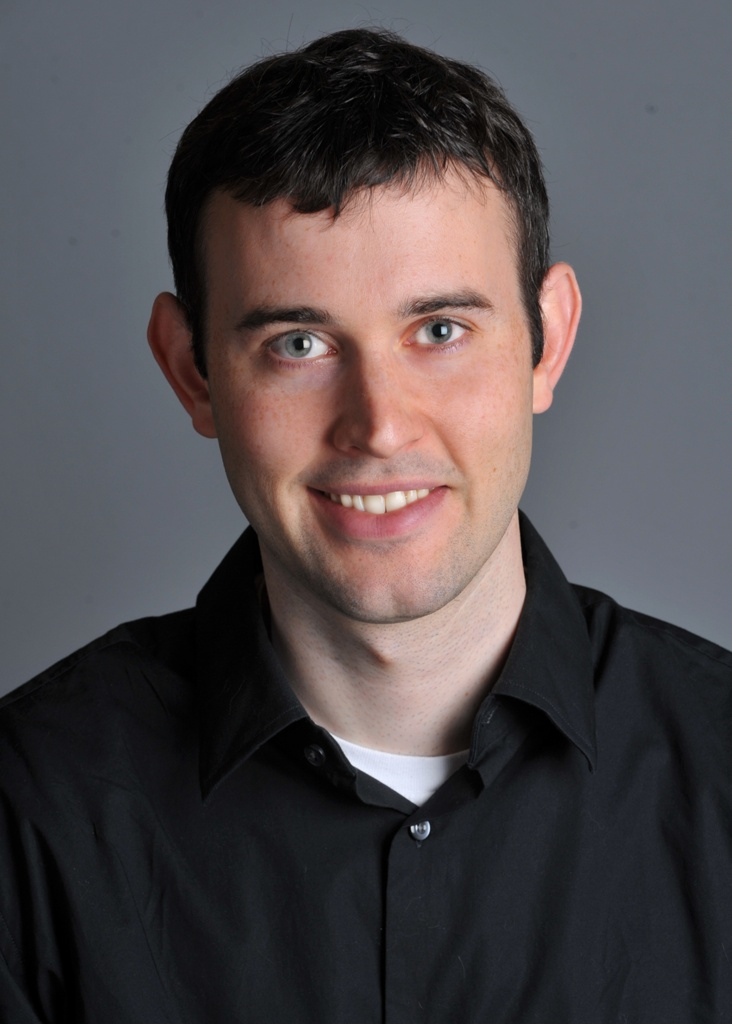
#> input picture cs180/project2/input/DerekPicture.jpg, 732 x 1024 px, found by its file name
$ python ai_interactive_app.py
#> lines starting #> are read from the running program, lines starting #| are printed output that depends on the picture
### cs180/project2/align_image_code.py
"""Lets the user click two corresponding points on each of two images,
then aligns the images so those two points overlap (matching center,
scale, and rotation), and crops both to a common size.
"""
import math

import numpy as np
import matplotlib.pyplot as plt
import skimage.transform as sktr


def get_points(im1: np.ndarray, im2: np.ndarray) -> tuple:
    print('Please select 2 points in each image for alignment.')
    plt.imshow(im1)
    p1, p2 = plt.ginput(2)
    plt.close()
    plt.imshow(im2)
    p3, p4 = plt.ginput(2)
    plt.close()
    return (p1, p2, p3, p4)


# [64 lines left out: functions recenter, find_centers, align_image_centers, rescale_images, rotate_im1, match_img_size, not called in this run]


def align_images(im1: np.ndarray, im2: np.ndarray) -> tuple:
    pts = get_points(im1, im2)
    im1, im2 = align_image_centers(im1, im2, pts)
    im1, im2 = rescale_images(im1, im2, pts)
    im1, angle = rotate_im1(im1, pts)
    im1, im2 = match_img_size(im1, im2)
    return im1, im2


# [5 lines that do not run on import are left out]

### cs180/project2/misc/ai_interactive_app.py
from matplotlib.widgets import Slider

import matplotlib.pyplot as plt
from align_image_code import align_images
from part1 import optimizedConvolution
import numpy as np
import skimage as sk
import skimage.io as skio
import scipy
import cv2

# First load images

# high sf
im1 = plt.imread('./DerekPicture.jpg') / 255.
im1=skio.imread('./aayan1.png',as_gray=True)
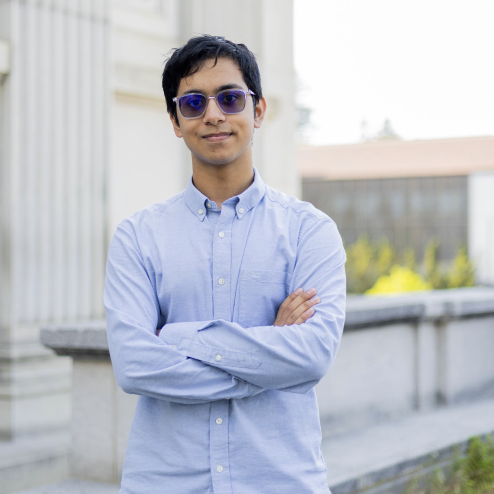
#> input picture cs180/project2/input/aayan1.png, 988 x 988 px, found by its file name (shown at 1/2 size)
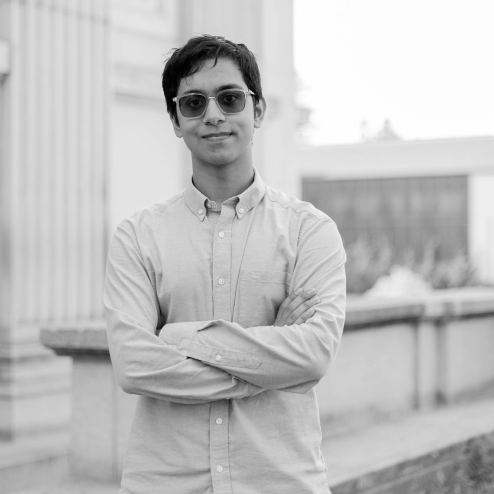
#> im1: shape (988, 988) float64 (shown at 1/2 size); min 0.000283, max 1, mean 0.757
# low sf
im2 = plt.imread('./nutmeg.jpg') / 255.
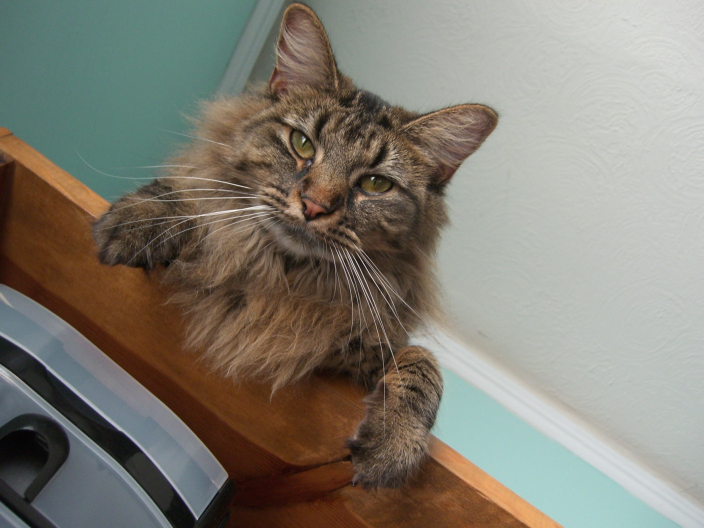
#> input picture cs180/project2/input/nutmeg.jpg, 1408 x 1056 px, found by its file name (shown at 1/2 size)
im2=skio.imread('./akhil1.png',as_gray=True)
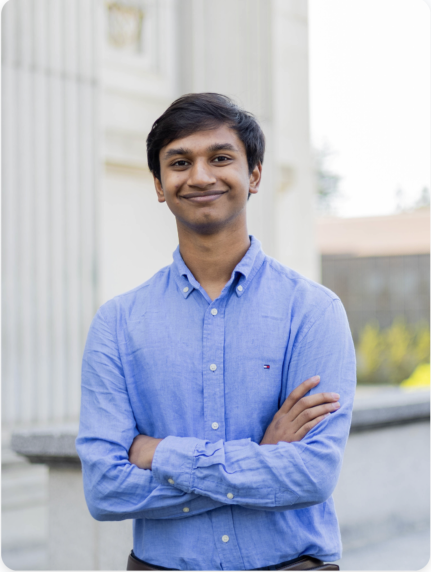
#> input picture cs180/project2/input/akhil1.png, 862 x 1144 px, found by its file name (shown at 1/2 size)
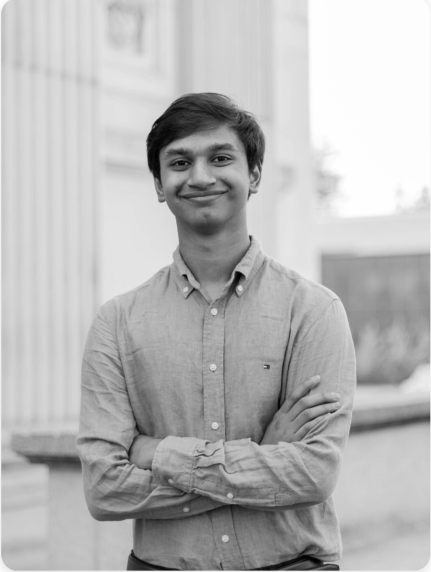
#> im2: shape (1144, 862) float64 (shown at 1/2 size); min 0.000565, max 0.996, mean 0.721
# Next align images (this code is provided, but may be improved)
#> (the run stopped early here; a loop or call above may not have finished)
